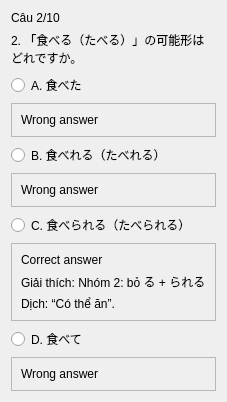
               <widget class="QWidget" name="bai1_cau2">
                <layout class="QVBoxLayout" name="layout_bai1_cau2">
                 <item>
                  <widget class="QLabel" name="bai1_progress2">
                   <property name="text">
                    <string>Câu 2/10</string>
                   </property>
                  </widget>
                 </item>
                 <item>
                  <widget class="QLabel" name="bai1_question2">
                   <property name="text">
                    <string>2. 「食べる（たべる）」の可能形はどれですか。</string>
                   </property>
                   <property name="wordWrap">
                    <bool>true</bool>
                   </property>
                  </widget>
                 </item>
                 <item>
                  <widget class="QRadioButton" name="bai1_2_A">
                   <property name="text">
                    <string>A. 食べた</string>
                   </property>
                  </widget>
                 </item>
                 <item>
                  <widget class="QFrame" name="frame_5">
                   <property name="frameShape">
                    <enum>QFrame::StyledPanel</enum>
                   </property>
                   <property name="frameShadow">
                    <enum>QFrame::Raised</enum>
                   </property>
                   <layout class="QVBoxLayout" name="verticalLayout_6">
                    <item>
                     <widget class="QLabel" name="label_10">
                      <property name="text">
                       <string>Wrong answer</string>
                      </property>
                     </widget>
                    </item>
                   </layout>
                  </widget>
                 </item>
                 <item>
                  <widget class="QRadioButton" name="bai1_2_B">
                   <property name="text">
                    <string>B. 食べれる（たべれる）</string>
                   </property>
                  </widget>
                 </item>
                 <item>
                  <widget class="QFrame" name="frame_6">
                   <property name="frameShape">
                    <enum>QFrame::StyledPanel</enum>
                   </property>
                   <property name="frameShadow">
                    <enum>QFrame::Raised</enum>
                   </property>
                   <layout class="QVBoxLayout" name="verticalLayout_7">
                    <item>
                     <widget class="QLabel" name="label_11">
                      <property name="text">
                       <string>Wrong answer</string>
                      </property>
                     </widget>
                    </item>
                   </layout>
                  </widget>
                 </item>
                 <item>
                  <widget class="QRadioButton" name="bai1_2_C">
                   <property name="text">
                    <string>C. 食べられる（たべられる）</string>
                   </property>
                  </widget>
                 </item>
                 <item>
                  <widget class="QFrame" name="frame_7">
                   <property name="frameShape">
                    <enum>QFrame::StyledPanel</enum>
                   </property>
                   <property name="frameShadow">
                    <enum>QFrame::Raised</enum>
                   </property>
                   <layout class="QVBoxLayout" name="verticalLayout_8">
                    <item>
                     <widget class="QLabel" name="label_9">
                      <property name="text">
                       <string>Correct answer</string>
                      </property>
                     </widget>
                    </item>
                    <item>
                     <widget class="QLabel" name="label_8">
                      <property name="text">
                       <string>Giải thích: Nhóm 2: bỏ る + られる</string>
                      </property>
                     </widget>
                    </item>
                    <item>
                     <widget class="QLabel" name="label_7">
                      <property name="text">
                       <string>Dịch: “Có thể ăn”.</string>
                      </property>
                     </widget>
                    </item>
                   </layout>
                  </widget>
                 </item>
                 <item>
                  <widget class="QRadioButton" name="bai1_2_D">
                   <property name="text">
                    <string>D. 食べて</string>
                   </property>
                  </widget>
                 </item>
                 <item>
                  <widget class="QFrame" name="frame_8">
                   <property name="frameShape">
                    <enum>QFrame::StyledPanel</enum>
                   </property>
                   <property name="frameShadow">
                    <enum>QFrame::Raised</enum>
                   </property>
                   <layout class="QVBoxLayout" name="verticalLayout_9">
                    <item>
                     <widget class="QLabel" name="label_12">
                      <property name="text">
                       <string>Wrong answer</string>
                      </property>
                     </widget>
                    </item>
                   </layout>
                  </widget>
                 </item>
                </layout>
               </widget>
